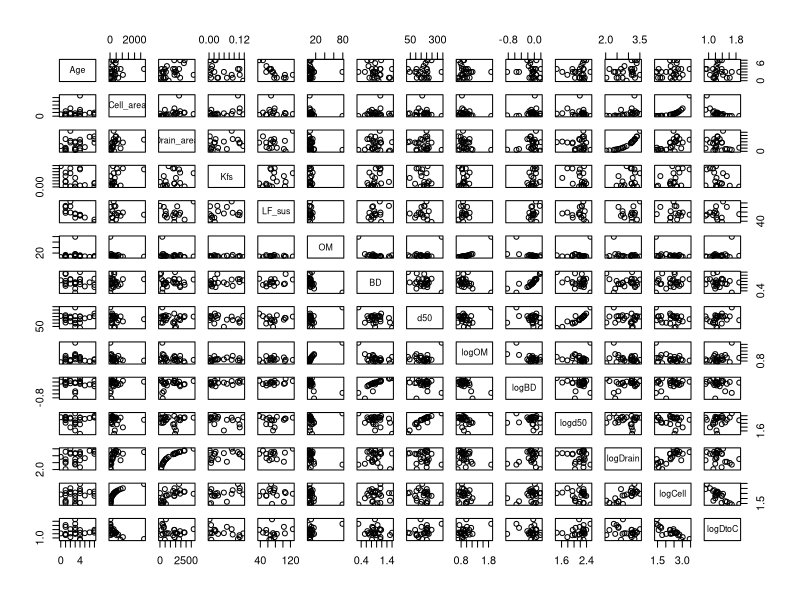
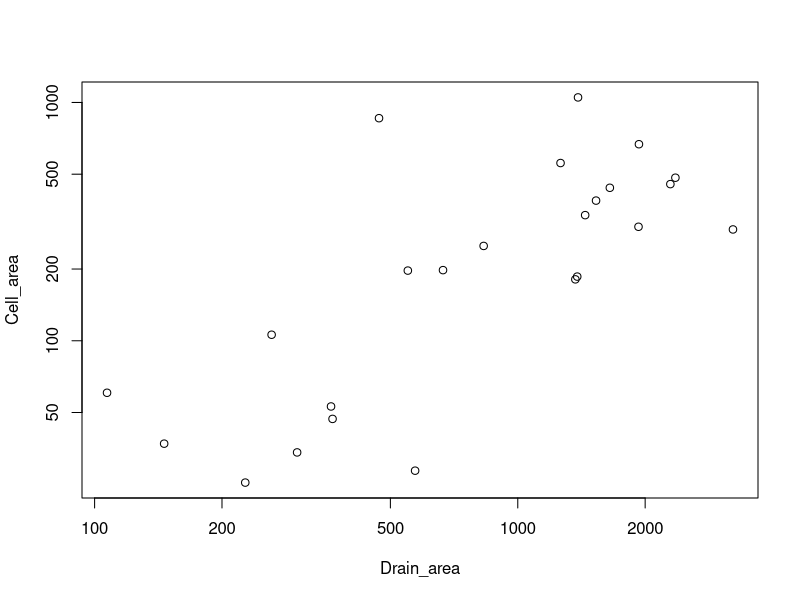

Write R code to recreate these figures, in order. (Note: this script raises an error after producing the figures.)
## ---- chunk 1
knitr::opts_chunk$set(echo = TRUE)

library(Hmisc)
library(nlme)
library(lme4)
library(MASS)

setwd("/Users/dcostel3/Desktop/Bioretention/2018 analysis")
## ---- chunk 2
soilchem <- read.csv(file="soil_metal_NEW.csv")
summary(soilchem)

#Outliers
soilchem[soilchem$Sample=="30a",'Zn'] <- NA
soilchem[soilchem$Sample=="12a",'Cu'] <- NA
#soilchem[soilchem$Sample=="22a2",'Pb'] <- NA

cell <- read.csv(file="cell_data_NEW.csv")
cell$Location_name <- as.character(cell$Location_name)
summary(cell)

#Calculate log variables
soilchem$logOM <- log10(soilchem$OM)
soilchem$logBD <- log10(soilchem$BD)
soilchem$logd50 <- log10(soilchem$d50)
cell$logDrain <- log10(cell$Drain_area)
cell$logDrain[which(is.infinite(cell$logDrain))] <- NA
cell$logCell <- log10(cell$Cell_area)
cell$logDtoC <- cell$logDrain/cell$logCell

#Merge both datasets
fullsoil <- merge(soilchem,cell[,c(2:10,13:15)],by="Cell_no")
summary(fullsoil)

with(soilchem,tapply(OM,list(Depth,Location),length))
## ---- chunk 3
#Calculate mean OM, BD, and d50 for cells
chemmean <- aggregate(soilchem[,c('OM','BD','d50','logOM','logBD','logd50')],
                      by=list(soilchem$Cell_no),median,na.rm=T)
cellmeans <- merge(cell,chemmean,by.x="Cell_no",by.y="Group.1")
cordata <- cellmeans[,c('Age','Cell_area','Drain_area','Kfs','LF_sus','OM','BD','d50',
                        'logOM','logBD','logd50','logDrain','logCell','logDtoC')]

#Pairwise correlations (uses Hmisc package)
pairs(cordata)
rcorr(as.matrix(cordata))

#Cell to drainage sizes
with(cordata[cordata$Cell_area<2000,],cor.test(logCell,logDrain))
plot(Cell_area~Drain_area,data=cordata[cordata$Cell_area<2000,],log="xy")

#Regular regression
rmod <- lm(logCell~logDrain,data=cordata)
summary(rmod)
#Regression testing slope = 1
rmod2 <- lm(logCell~logDrain+offset(logDrain),data=cordata)
summary(rmod2)

10^(rmod2$coef[1])

#Even without the large Mayfield Lib cite, there is a correlation between drain area and log cell area
## ---- chunk 4
t.test(cell$LF_sus,cell$Adj_LF,paired=T)

t.test(cell$HF_sus,cell$Adj_HF,paired=T)
## ---- chunk 5
t.test(logBD~Retrofit,data=cellmeans)
t.test(logOM~Retrofit,data=cellmeans)
t.test(Kfs~Retrofit,data=cellmeans)
t.test(logd50~Retrofit,data=cellmeans)
t.test(LF_sus~Retrofit,data=cellmeans)
t.test(logDrain~Retrofit,data=cellmeans)
t.test(logCell~Retrofit,data=cellmeans)
t.test(logDtoC~Retrofit,data=cellmeans)
## ---- chunk 6
OMmod <- lme(logOM~Depth*Location,random=~1|Cell_no,data=fullsoil,na.action=na.omit,method="ML")
OMmod2 <- lm(logOM~Depth*Location,data=fullsoil)
anova(OMmod,OMmod2)
#OM was similar among all cells (random effect p=0.22)
summary(OMmod)
plot(OMmod)
#OM was lower in deeper soil (p=0.002; 10^-0.245 = 0.56) so deep soil has half the OM.
OMmod3 <- lme(logOM~Depth,random=~1|Cell_no,data=fullsoil,na.action=na.omit,method="ML")
OMmod4 <- lme(logOM~Age*Depth,random=~1|Cell_no,data=fullsoil,na.action=na.omit,method="ML")
anova(OMmod3,OMmod4)
#Age doesn't improve model fit (p = 0.73)

BDmod <- lme(logBD~Depth*Location,random=~1|Cell_no,data=fullsoil,na.action=na.omit,method="ML")
BDmod2 <- lm(logBD~Depth*Location,data=fullsoil)
anova(BDmod,BDmod2)
#BD was similar among all cells (random effect p=0.78)
summary(BDmod)
plot(BDmod)
#BD was greater in deeper soil (p=0.008; 10^-0.29 = 0.51) so deep soil was twice as dense.
BDmod3 <- lme(logBD~Depth,random=~1|Cell_no,data=fullsoil,na.action=na.omit,method="ML")
BDmod4 <- lme(logBD~Age*Depth,random=~1|Cell_no,data=fullsoil,na.action=na.omit,method="ML")
anova(BDmod3,BDmod4)
#Age doesn't improve model fit (p = 0.26)


d50mod <- lme(logd50~Depth*Location,random=~1|Cell_no,data=fullsoil,na.action=na.omit,method="ML")
d50mod2 <- lm(logd50~Depth*Location,data=fullsoil)
anova(d50mod,d50mod2)
#d50 differed among all cells (random effect p=0.01)
summary(d50mod)
plot(d50mod)
#d50 did not differ among depth or location
d50mod3 <- lme(logd50~1,random=~1|Cell_no,data=fullsoil,na.action=na.omit,method="ML")
d50mod4 <- lme(logd50~Age,random=~1|Cell_no,data=fullsoil,na.action=na.omit,method="ML")
anova(d50mod3,d50mod4)
#Age doesn't improve model fit (p = 0.41)
## ---- chunk 7
plot(Zn~Age,data=fullsoil)

Znmod <- lme(log(Zn)~Age*Depth*Location,random=~1|Cell_no,data=fullsoil,na.action=na.omit)
anova(Znmod)
plot(Znmod)

#Simplify the model to remove NS terms to get better parameter estimates
Znmodsim <- lme(log(Zn)~Age*Depth,random=~1|Cell_no,data=fullsoil,na.action=na.omit,method="ML")
Znmodsim2 <- lme(log(Zn)~Age+Depth,random=~1|Cell_no,data=fullsoil,na.action=na.omit,method="ML")
anova(Znmodsim,Znmodsim2)
summary(Znmodsim2)

#Test for significance of the random effect
Znmod_noME <- lm(log(Zn)~Age+Depth,data=fullsoil)
anova(Znmodsim,Znmod_noME)
  #Yes, retain random effect
## ---- chunk 8

#Test models with new variables

#STEP 1, including one additional
candvar <- c('Cell_area','OM','BD','d50','Drain_area','DtoC','Kfs','LF_sus','HF_sus',
             'logOM','logBD','logd50','logDrain','logCell','logDtoC','Retrofit')
loc <- which(names(fullsoil) %in% candvar)
names(fullsoil)[loc]

Znresult <- data.frame("Variable"=names(fullsoil)[loc],"Pval"=NA)

for(i in 1:length(candvar)){
  Zndata <- fullsoil[,c(1,5:6,17,loc[i])]
  Zndata <- Zndata[complete.cases(Zndata),]
  
  MZn1 <- lmer(log(Zn)~Age+Depth+(1|Cell_no),data=Zndata,REML=F)
  MZn2 <- lmer(log(Zn)~Age+Depth+Zndata[[5]]+(1|Cell_no),data=Zndata,REML=F)
  
  Znresult$Pval[i] <- anova(MZn2,MZn1)$P[2]
}

Znresult
#INCLUDE logOM (p<0.001) first.

#REFINE THE Zn MODEL
MZn2 <- lmer(log(Zn)~Age+Depth+logOM+(1|Cell_no),data=fullsoil,REML=F)
MZn2.1 <- lmer(log(Zn)~Age+Depth*logOM+(1|Cell_no),data=fullsoil,REML=F)
anova(MZn2,MZn2.1)

MZn2.2 <- lmer(log(Zn)~Age+Depth+logOM+logOM:Age+(1|Cell_no),data=fullsoil,REML=F)
anova(MZn2.2,MZn2)
  #No signficant interactions between OM and other variables

#STEP 2 - See if other variables besides OM should be included
candvar <- c('Cell_area','BD','d50','Drain_area','DtoC','Kfs','LF_sus','HF_sus',
             'logCell','logDrain','logDtoC','logBD','logd50','Retrofit')
loc <- which(names(fullsoil) %in% candvar)
names(fullsoil)[loc]

Znresult <- data.frame("Variable"=names(fullsoil)[loc],"Pval"=NA)

for(i in 1:length(candvar)){
  Zndata <- fullsoil[,c(1,5:6,14,17,loc[i])]
  Zndata <- Zndata[complete.cases(Zndata),]
  
  MZn1 <- lmer(log(Zn)~Age+Depth+logOM+(1|Cell_no),data=Zndata,REML=F)
  MZn2 <- lmer(log(Zn)~Age+Depth+logOM+Zndata[[6]]+(1|Cell_no),data=Zndata,REML=F)
  
  Znresult$Pval[i] <- anova(MZn2,MZn1)$P[2]
}

Znresult
#No other variables are worth including.

#FINAL MODEL
MZn2.1 <- lmer(log(Zn)~Age+Depth+logOM+(1|Cell_no),data=fullsoil,REML=F)
summary(MZn2.1)
plot(MZn2.1)

MZn2.1nlme <- lme(log(Zn)~Age+Depth+log(OM),random=~1|Cell_no,data=fullsoil,na.action=na.omit)
anova(MZn2.1nlme)

(newOM <- quantile(fullsoil$logOM,0.1,na.rm=T))
exp(predict(MZn2.1,newdata=list(Age=seq(0,7),Depth=rep("0 to 10",8),logOM=rep(newOM,8)),re.form=~0))

## ---- chunk 9
plot(Cu~Age,data=fullsoil,col=as.numeric(Depth))

Cumod <- lme(log(Cu)~Age*Depth*Location,random=~1|Cell_no,data=fullsoil,na.action=na.omit)
anova(Cumod)
plot(Cumod)

#Simplify the model to remove NS terms to get better parameter estimates
Cumodsim <- lme(log(Cu)~Age*Depth,random=~1|Cell_no,data=fullsoil,na.action=na.omit,method="ML")
summary(Cumodsim)

#Test for significance of the random effect
Cumod_noME <- lm(log(Cu)~Age*Depth,data=fullsoil)
anova(Cumodsim,Cumod_noME)
  #Yes, retain random effect
## ---- chunk 10

#Test models with new variables

#STEP 1, including one additional
candvar <- c('Cell_area','OM','BD','d50','Drain_area','DtoC','Kfs','LF_sus','HF_sus',
             'logOM','logBD','logd50','logDrain','logCell','logDtoC','Retrofit')
loc <- which(names(fullsoil) %in% candvar)
names(fullsoil)[loc]

Curesult <- data.frame("Variable"=names(fullsoil)[loc],"Pval"=NA)

for(i in 1:length(candvar)){
  Cudata <- fullsoil[,c(1,3,6,17,loc[i])]
  Cudata <- Cudata[complete.cases(Cudata),]
  
  MCu1 <- lmer(log(Cu)~Age*Depth+(1|Cell_no),data=Cudata,REML=F)
  MCu2 <- lmer(log(Cu)~Age*Depth+Cudata[[5]]+(1|Cell_no),data=Cudata,REML=F)
  
  Curesult$Pval[i] <- anova(MCu2,MCu1)$P[2]
}

Curesult
#INCLUDE logOM (p=0.006).

#REFINE THE Cu MODEL
MCu2 <- lmer(log(Cu)~Age*Depth+logOM+(1|Cell_no),data=fullsoil,REML=F)
MCu2.1 <- lmer(log(Cu)~Age*Depth+logOM+logOM:Depth+(1|Cell_no),data=fullsoil,REML=F)
anova(MCu2,MCu2.1)

MCu2.2 <- lmer(log(Cu)~Age*Depth+logOM+logOM:Age+(1|Cell_no),data=fullsoil,REML=F)
anova(MCu2.2,MCu2)

MCu2.3 <- lmer(log(Cu)~Age*Depth*logOM+(1|Cell_no),data=fullsoil,REML=F)
anova(MCu2.3,MCu2)
  #No signficant interactions between OM and other variables

#STEP 2 - See if other variables besides OM should be included
candvar <- c('Cell_area','BD','d50','Drain_area','DtoC','Kfs','LF_sus','HF_sus',
             'logCell','logDrain','logDtoC','logBD','logd50','Retrofit')
loc <- which(names(fullsoil) %in% candvar)
names(fullsoil)[loc]

Curesult <- data.frame("Variable"=names(fullsoil)[loc],"Pval"=NA)

for(i in 1:length(candvar)){
  Cudata <- fullsoil[,c(1,3,6,14,17,loc[i])]
  Cudata <- Cudata[complete.cases(Cudata),]
  
  MCu1 <- lmer(log(Cu)~Age*Depth+logOM+(1|Cell_no),data=Cudata,REML=F)
  MCu2 <- lmer(log(Cu)~Age*Depth+logOM+Cudata[[6]]+(1|Cell_no),data=Cudata,REML=F)
  
  Curesult$Pval[i] <- anova(MCu2,MCu1)$P[2]
}

Curesult
#No other variables are worth including.

#FINAL MODEL
MCu2 <- lmer(log(Cu)~Age*Depth+logOM+(1|Cell_no),data=fullsoil,REML=F)
summary(MCu2)
plot(MCu2)

MCu2nlme <- lme(log(Cu)~Age*Depth+logOM,random=~1|Cell_no,data=fullsoil,na.action=na.omit)
anova(MCu2nlme)

(newOM <- quantile(fullsoil$logOM,0.5,na.rm=T))
exp(predict(MCu2,newdata=list(Age=seq(0,7),Depth=rep("0 to 10",8),logOM=rep(newOM,8)),re.form=~0))

## ---- chunk 11
plot(log10(Pb)~Age,data=fullsoil,col=as.numeric(Depth))

Pbmod <- lme(log(Pb)~Age*Depth*Location,random=~1|Cell_no,data=fullsoil,na.action=na.omit)
anova(Pbmod)
plot(Pbmod)

#Simplify the model to remove NS terms to get better parameter estimates
Pbmodsim <- lme(log(Pb)~Age*Depth,random=~1|Cell_no,data=fullsoil,na.action=na.omit,method="ML")
Pbmodsim2 <- lme(log(Pb)~Age+Depth,random=~1|Cell_no,data=fullsoil,na.action=na.omit,method="ML")
anova(Pbmodsim,Pbmodsim2)
Pbmodsim3 <- lme(log(Pb)~Age,random=~1|Cell_no,data=fullsoil,na.action=na.omit,method="ML")
anova(Pbmodsim2,Pbmodsim3)
summary(Pbmodsim2)
  #The interaction between depth and age is really close (p=0.07) so may want to maintain

#Test for significance of the random effect
Pbmod_noME <- lm(log(Pb)~Age*Depth,data=fullsoil)
anova(Pbmodsim,Pbmod_noME)
  #Yes, retain random effect
## ---- chunk 12

#Test models with new variables

#STEP 1, including one additional
candvar <- c('Cell_area','OM','BD','d50','Drain_area','DtoC','Kfs','LF_sus','HF_sus',
             'logOM','logBD','logd50','logDrain','logCell','logDtoC','Retrofit')
loc <- which(names(fullsoil) %in% candvar)
names(fullsoil)[loc]

Pbresult <- data.frame("Variable"=names(fullsoil)[loc],"Pval"=NA)

for(i in 1:length(candvar)){
  Pbdata <- fullsoil[,c(1,4,6,17,loc[i])]
  Pbdata <- Pbdata[complete.cases(Pbdata),]
  
  MPb1 <- lmer(log(Pb)~Age+Depth+(1|Cell_no),data=Pbdata,REML=F)
  MPb2 <- lmer(log(Pb)~Age+Depth+Pbdata[[5]]+(1|Cell_no),data=Pbdata,REML=F)
  
  Pbresult$Pval[i] <- anova(MPb2,MPb1)$P[2]
}

Pbresult
#INCLUDE logOM (p<0.001).

#REFINE THE Pb MODEL
MPb2 <- lmer(log(Pb)~Age+Depth+logOM+(1|Cell_no),data=fullsoil,REML=F)
MPb2.1 <- lmer(log(Pb)~Age+Depth+logOM+logOM:Depth+(1|Cell_no),data=fullsoil,REML=F)
anova(MPb2,MPb2.1)

MPb2.2 <- lmer(log(Pb)~Age+Depth+logOM+logOM:Age+(1|Cell_no),data=fullsoil,REML=F)
anova(MPb2.2,MPb2)
  #Significant age x log(OM) interaction

#STEP 2 - See if other variables besides OM should be included
candvar <- c('Cell_area','BD','d50','Drain_area','DtoC','Kfs','LF_sus','HF_sus',
             'logCell','logDrain','logDtoC','logBD','logd50','Retrofit')
loc <- which(names(fullsoil) %in% candvar)
names(fullsoil)[loc]

Pbresult <- data.frame("Variable"=names(fullsoil)[loc],"Pval"=NA)

for(i in 1:length(candvar)){
  Pbdata <- fullsoil[,c(1,4,6,14,17,loc[i])]
  Pbdata <- Pbdata[complete.cases(Pbdata),]
  
  MPb1 <- lmer(log(Pb)~Age+Depth+logOM+logOM:Age+(1|Cell_no),data=Pbdata,REML=F)
  MPb2 <- lmer(log(Pb)~Age+Depth+logOM+logOM:Age+Pbdata[[6]]+(1|Cell_no),data=Pbdata,REML=F)
  
  Pbresult$Pval[i] <- anova(MPb2,MPb1)$P[2]
}

Pbresult
#No other variables are worth including.

#FINAL MODEL
MPb2.2 <- lmer(log(Pb)~Age+Depth+logOM+logOM:Age+(1|Cell_no),data=fullsoil,REML=F)
summary(MPb2.2)
plot(MPb2.2)

MPb2nlme <- lme(log(Pb)~Age+Depth+logOM+Age:logOM,random=~1|Cell_no,data=fullsoil,na.action=na.omit)
anova(MPb2nlme)

#Predictions to try and interpret the model
newage <- seq(0,7)
(newOM <- quantile(fullsoil$logOM,0.1,na.rm=T))
highOM <- predict(MPb2.2,newdata=list(Age=newage,Depth=rep("0 to 10",8),logOM=rep(newOM,8)),re.form=~0)
lowOM <- predict(MPb2.2,newdata=list(Age=newage,Depth=rep("10 to 20",8),logOM=rep(newOM,8)),re.form=~0)

plot(Pb~Age,data=fullsoil)
lines(newage,exp(highOM))
lines(newage,exp(lowOM))
